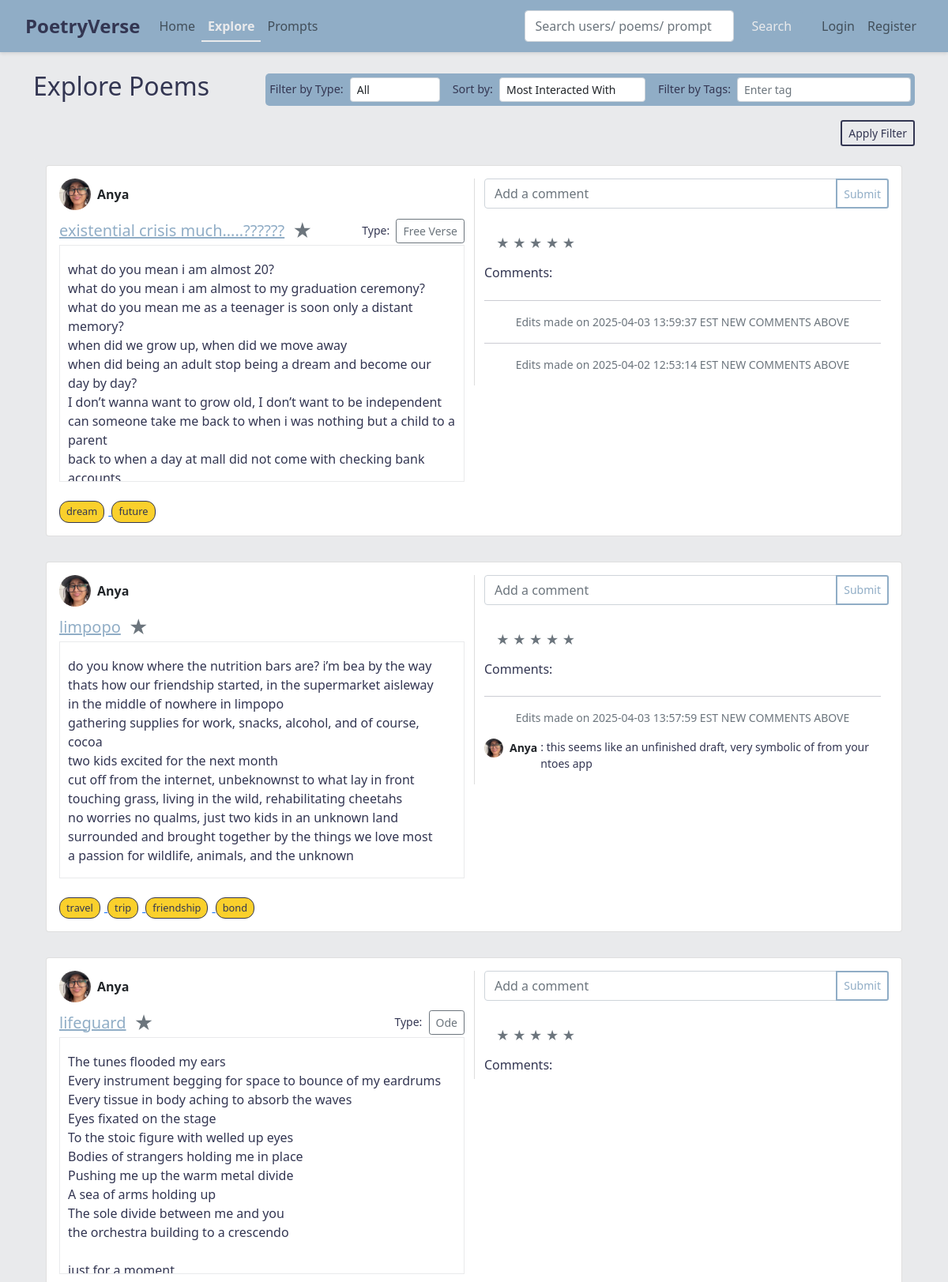
Before: /explore (upper part) with the older database file.
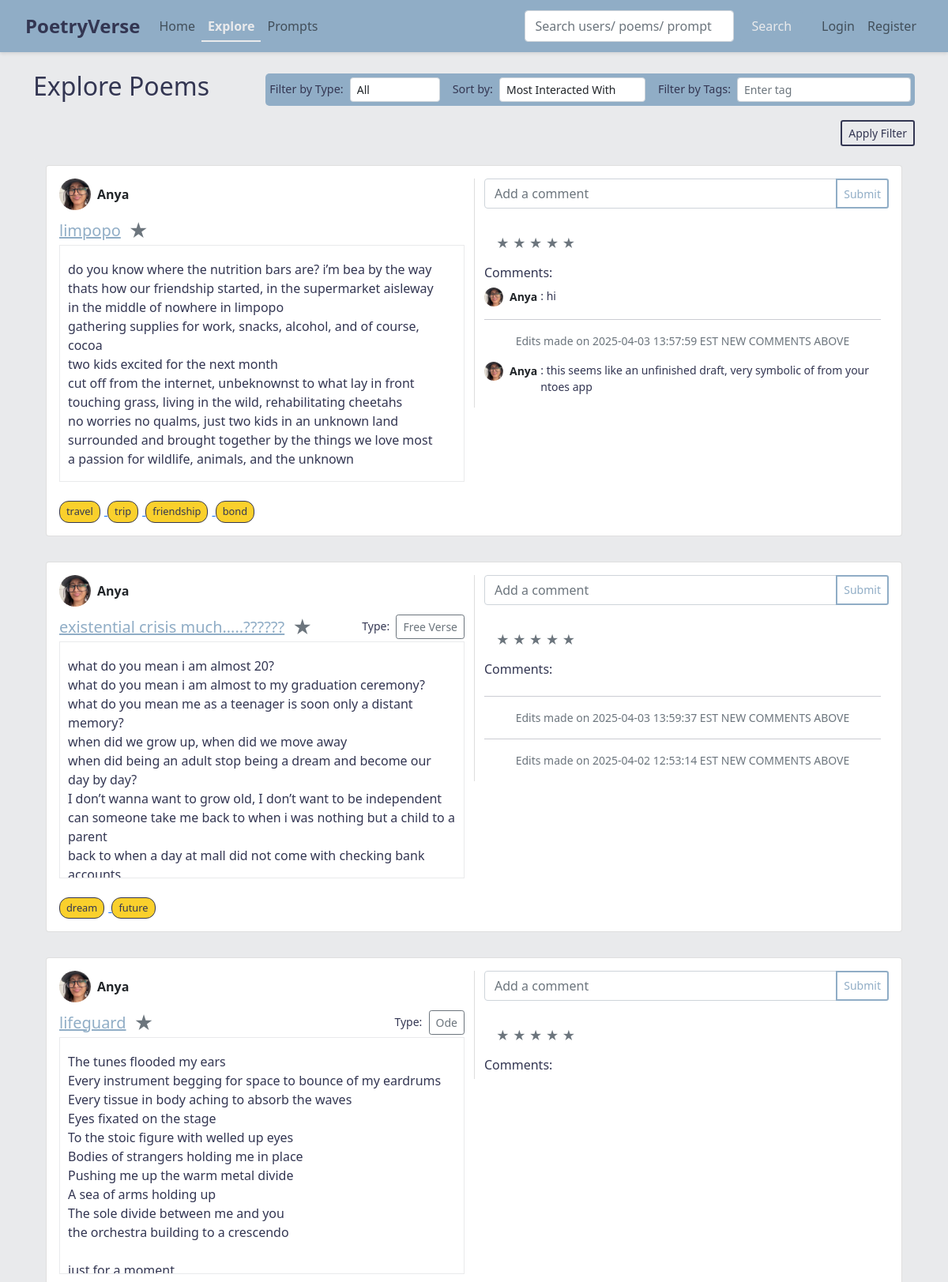
After: the same page with the newer database file.
### app.py (models this page shows)
class Poem(db.Model):
    id = db.Column(db.Integer, primary_key=True)
    title = db.Column(db.String(200), nullable=False)
    content = db.Column(db.Text, nullable=False)
    poem_type = db.Column(db.String(100), nullable=True)
    rating = db.Column(db.Integer, default=0)
    user_id = db.Column(db.Integer, db.ForeignKey('user.id'), nullable=False)
    collection_id = db.Column(db.Integer, db.ForeignKey('collection.id'), nullable=True)
    visibility = db.Column(db.String(10), nullable=False, default='public')
    comments = db.relationship('Comment', backref='poem', lazy=True, cascade="all, delete-orphan")
    tags = db.relationship('Tag', secondary=poem_tags, backref=db.backref('poems', lazy='dynamic'))
    prompt_id = db.Column(db.Integer, db.ForeignKey('prompt.id'), nullable=True)

class User(db.Model, UserMixin):
    id = db.Column(db.Integer, primary_key=True)
    username = db.Column(db.String(150), unique=True, nullable=False)
    email = db.Column(db.String(150), unique=True, nullable=False)
    password = db.Column(db.String(200), nullable=False)
    description = db.Column(db.Text, nullable=True)
    profile_image = db.Column(db.String(300), nullable=True)
    poems = db.relationship('Poem', backref='author', lazy=True)
    collections = db.relationship('Collection', backref='owner', lazy=True)
    favorite_poems = db.relationship('Poem', secondary=favorites, backref=db.backref('favorited_by', lazy='dynamic'))
    following = db.relationship('User', secondary=followers,
                                primaryjoin=(followers.c.follower_id == id),
                                secondaryjoin=(followers.c.followed_id == id),
                                backref=db.backref('followers', lazy='dynamic'),
                                lazy='dynamic')

class Tag(db.Model):
    id = db.Column(db.Integer, primary_key=True)
    name = db.Column(db.String(50), unique=True, nullable=False)

class Comment(db.Model):
    id = db.Column(db.Integer, primary_key=True)
    text = db.Column(db.String(300), nullable=False)
    poem_id = db.Column(db.Integer, db.ForeignKey('poem.id'), nullable=False)
    user_id = db.Column(db.Integer, db.ForeignKey('user.id'), nullable=False)
    created_at = db.Column(db.DateTime, default=datetime.utcnow)
    is_edit_marker = db.Column(db.Boolean, default=False)
    author = db.relationship('User', backref='comments')

### app.py (the view)
@app.route('/explore')
def explore():
    if current_user.is_authenticated:
        base_query = Poem.query.filter(
            (Poem.visibility == 'public') |
            (Poem.visibility.like("select_group:%"))
        )
    else:
        base_query = Poem.query.filter_by(visibility='public')
    filter_tags = request.args.get('filter_tags', None)
    if filter_tags:
        tag_list = [tag.strip() for tag in filter_tags.split(',') if tag.strip()]
        if tag_list:
            base_query = base_query.join(Poem.tags).filter(Tag.name.in_(tag_list)).group_by(Poem.id)
    all_poems = base_query.all()
    if current_user.is_authenticated:
        visible_poems = []
        for poem in all_poems:
            if poem.visibility == 'public':
                visible_poems.append(poem)
            elif poem.visibility.startswith("select_group:"):
                try:
                    group_id = int(poem.visibility.split(":")[1])
                    group = ChatGroup.query.get(group_id)
                    if group and current_user in group.members:
                        visible_poems.append(poem)
                except (IndexError, ValueError):
                    pass
        poems = visible_poems
    else:
        poems = all_poems
    sortBy = request.args.get('sortBy', 'most_interacted')
    if sortBy == "most_interacted":
        poems = sorted(poems, key=lambda p: len(p.comments), reverse=True)
    elif sortBy == "old_to_new":
        poems = sorted(poems, key=lambda p: p.id)
    elif sortBy == "new_to_old":
        poems = sorted(poems, key=lambda p: p.id, reverse=True)
    return render_template('explore.html', poems=poems)

### templates/explore.html (shortened to what the changed rows need)
{% extends "base.html" %}
{% block content %}
<div class="d-flex justify-content-between align-items-center mb-3">
  <h2>Explore Poems</h2>
</div>
<div class="list-group" id="poemList">
  {% for poem in poems %}
  <div class="list-group-item mb-3 custom-bg"
       data-poem-type="{{ poem.poem_type | default('') | lower }}"
       data-poem-id="{{ poem.id }}"
       data-comments="{{ poem.comments|length }}">
    <div class="card">
      <div class="card-body">
        <div class="row">
          <div class="col-md-6">
            <div class="d-flex align-items-center mb-2">
              <a href="{{ url_for('user_profile', user_id=poem.author.id) }}" class="d-flex align-items-center text-decoration-none text-dark">
                {% if poem.author.profile_image %}
                  <img src="{{ poem.author.profile_image }}" alt="Profile Image" style="width: 40px; height: 40px; border-radius: 50%; object-fit: cover; object-position: center; margin-right: 0.5rem;">
                {% else %}
                  <div class="rounded-circle bg-secondary d-flex justify-content-center align-items-center" style="width: 40px; height: 40px; margin-right: 0.5rem;">
                    <span class="text-white" style="font-size: 1rem;">?</span>
                  </div>
                {% endif %}
                <span class="fw-bold">{{ poem.author.username }}</span>
              </a>
            </div>
            <div class="d-flex justify-content-between align-items-center">
              <div class="d-flex justify-content-between align-items-center poem-header">
                <a href="{{ url_for('view_poem', poem_id=poem.id) }}" class="poem-link">
                  <h5 class="card-title mb-0">{{ poem.title }}</h5>
                </a>
                <button class="favorite-btn" data-poem-id="{{ poem.id }}">
                  <span class="star-icon {% if poem in current_user.favorite_poems %}text-warning{% else %}text-secondary{% endif %}">
                    &#9733;
                  </span>
                </button>
              </div>
              {% if poem.poem_type %}
              <div>
                <small class="me-1">Type:</small>
                <button class="btn btn-sm btn-outline-secondary" onclick="window.location.href='{{ url_for('explore') }}?type={{ poem.poem_type | lower }}'">
                  {{ poem.poem_type }}
                </button>
              </div>
              {% endif %}
            </div>
            <div class="poem-content-container">
              <p class="card-text mt-2">{{ poem.content | replace('\n', '<br>') | safe }}</p>
            </div>
            <br>
            {% if poem.tags %}
            <div class="poem-tags">
              {% for tag in poem.tags %}
              <a href="{{ url_for('search', q=tag.name) }}" class="tag-chip-link">
                <span class="tag-chip-display">{{ tag.name }}</span>
              </a>
              {% endfor %}
            </div>
          {% endif %}
          </div>
          <div class="col-md-6 d-flex flex-column" style="border-left: 1px solid #ddd;">
            <form class="add-comment-form" data-poem-id="{{ poem.id }}">
              <div class="input-group mb-2">
                <input type="text" class="form-control" name="comment" placeholder="Add a comment">
                <button type="submit" class="btn btn-sm btn-outline-primary add-button-new">Submit</button>
              </div>
            </form>
            <br>
            <div class="rating mb-3" data-rating="{{ poem.rating }}" data-poem-id="{{ poem.id }}" style="padding-left: 15px;">
              {% for i in range(1, 6) %}
                <span class="star {% if i <= poem.rating %}text-warning{% else %}text-secondary{% endif %}" data-rating-value="{{ i }}">&#9733;</span>
              {% endfor %}
            </div>
            <div class="comments-container">
              <h6>Comments:</h6>
              <div class="comments-list">
                {% set sorted_comments = poem.comments|sort(attribute='created_at', reverse=True) %}
                {% for comment in sorted_comments %}
                  {% if comment.is_edit_marker %}
                    <hr>
                    <p class="small text-center text-muted">{{ comment.text }}</p>
                  {% else %}
                    <p class="small d-flex align-items-start" id="comment-{{ comment.id }}">
                      <a href="{{ url_for('user_profile', user_id=comment.author.id) }}" class="d-flex align-items-center text-decoration-none text-dark">
                        {% if comment.author.profile_image %}
                          <img src="{{ comment.author.profile_image }}" alt="Profile" class="comment-profile-img">
                        {% else %}
                          <div class="rounded-circle bg-secondary d-flex justify-content-center align-items-center comment-profile-img">
                            <span class="text-white">?</span>
                          </div>
                        {% endif %}
                        <strong class="me-1">{{ comment.author.username }}</strong>
                      </a>: {{ comment.text }}
                    </p>
                  {% endif %}
                {% endfor %}
              </div>
            </div>
          </div>
        </div>
      </div>
    </div>
  </div>
  {% endfor %}
</div>
{% endblock %}

Changed rows visible on the page:
shown differently, row unchanged: Poem "limpopo": moves up the list
added Comment: author.profile_image (picture), author.username "Anya", text "hi", shown under Poem "limpopo"
